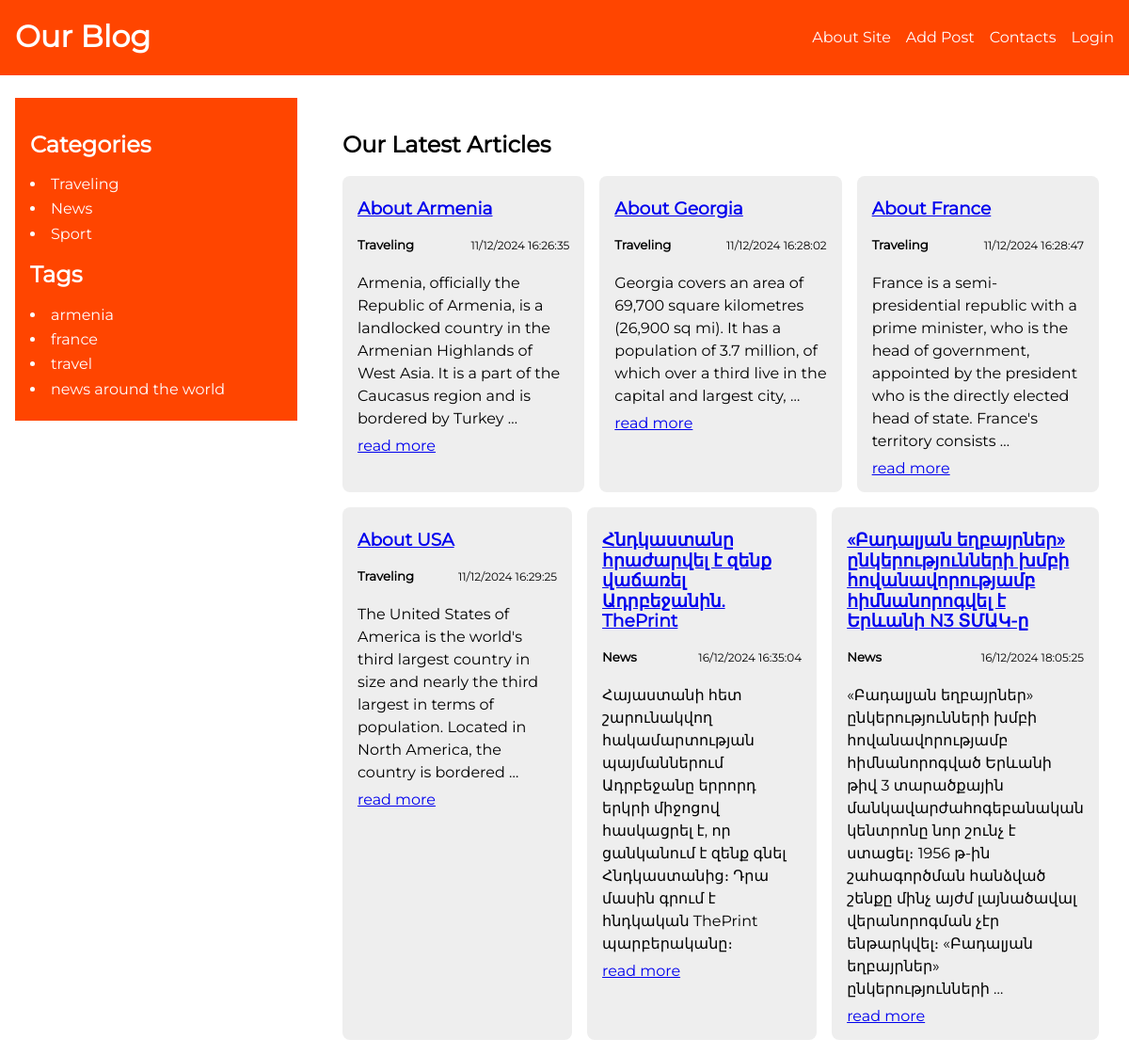
The page / on the database its author committed.
### blog/models.py (models this page shows, shortened)
class Category(models.Model):
	name = models.CharField(max_length=255, db_index=True)
	slug = models.SlugField(max_length=255, unique=True, db_index=True)
	def __str__(self):
		return self.name
	def get_absolute_url(self):
		return reverse("category", kwargs={"cat_slug": self.slug})

class ArticleTags(models.Model):
	tag = models.CharField(max_length=255, db_index=True)
	slug = models.SlugField(max_length=255, unique=True, db_index=True)
	def get_absolute_url(self):
		return reverse("tag", kwargs={"tag_slug": self.slug})

class Article(models.Model):
	class Status(models.IntegerChoices):
		DRAFT = 0, "Draft"
		PUBLISHED = 1, "Published"
	title = models.CharField(max_length=255)
	slug = models.SlugField(max_length=255, unique=True, db_index=True, null=True)
	content = models.TextField(blank=True)
	time_create = models.DateTimeField(auto_now_add=True)
	time_update = models.DateTimeField(auto_now=True)
	is_published = models.BooleanField(choices=Status.choices, default=Status.PUBLISHED)
	category = models.ForeignKey("Category", on_delete=models.CASCADE, related_name="items")
	tags = models.ManyToManyField("ArticleTags", blank=True, related_name="tags")
	adv = models.OneToOneField("Adv", on_delete=models.SET_NULL, related_name="adv", null=True, blank=True)
	objects = models.Manager()
	published = ArticleManager()
	def get_absolute_url(self):
		return reverse("article", kwargs={"article_slug": self.slug})
	class Meta:
		ordering = ["time_create"]
		indexes = [
			models.Index(fields=["time_create"])
		]

### blog/views.py (the view)
# urls.py: path("", views.index, name="index"),
def index(request):
	articles = Article.published.all()
	return render(request, "blog/home.html", {"articles": articles})

### blog/context.py (called while the page is built)
def menu_context(request):
	return {
		"menu": [
			{
				"link_title": "About Site",
				"link_url": "about"
			},
			{
				"link_title": "Add Post",
				"link_url": "add_post"
			},
			{
				"link_title": "Contacts",
				"link_url": "contacts"
			},
			{
				"link_title": "Login",
				"link_url": "login"
			},
		],
	}

### blog/models.py (called while the page is built)
	def get_queryset(self):
		return super().get_queryset().filter(is_published=Article.Status.PUBLISHED)

### blog/templatetags/blog_tags.py (called while the page is built)
@register.inclusion_tag("blog/includes/categories.html")
def show_categories(cat_selected=0):
	cats = Category.objects.all()
	return {"cats": cats, "cat_selected": cat_selected}

@register.inclusion_tag("blog/includes/tags.html")
def show_tags():
	return {"tags": ArticleTags.objects.all()}

### blog/templates/blog/home.html
{% extends "base.html" %}
{% block latest_articles %}
    <div class="articles__with__block__title">
        <h2>Our Latest Articles</h2>
        <div class="latest_articles">
            {% for item in articles %}
                <div class="latest_articles__item">
                    <h3>
                        <a href="{{ item.get_absolute_url }}">{{item.title}}</a>
                    </h3>
                    <div class="item__cat__date">
                        <h5>{{item.category}}</h5>
                        <p>{{item.time_create|date:"d/m/Y H:i:s"}}</p>
                    </div>
                    <p>{{item.content|linebreaksbr|truncatewords:30}}</p>
                    <a href="{{ item.get_absolute_url }}">read more</a>
                </div>
            {% endfor %}
        </div>
    </div>
{% endblock %}

### blog/templates/blog/includes/categories.html
<h2>Categories</h2>
<ul class="categories">
    {% for cat in cats %}
        {% if cat.id == cat_selected %}
            <li class="active_cat">{{cat.name}}</li>
        {% else %}
            <li>
                <a class="category_item" href="{{ cat.get_absolute_url }}">{{cat.name}}</a>
            </li>
        {% endif %}
    {% endfor %}
</ul>

### blog/templates/blog/includes/tags.html
{% if tags %}
<h2>Tags</h2>
<ul class="tags">
    {% for tag in tags %}
    <li>
        <a class="category_item" href="{{ tag.get_absolute_url }}">{{tag.tag}}</a>
    </li>
    {% endfor %}
</ul>
{% endif %}

### blog/static/blog/css/style.css (style rules this page uses)
* { box-sizing: border-box; }
html { line-height: 1.15; -webkit-text-size-adjust: 100%; }
body { margin: 0; }
a { background-color: transparent; }
ul { padding: 0; }
body { font-family: "m-regular", arial, serif; }

### rows shown on the page
Category: name "Traveling"
Category: name "News"
Category: name "Sport"
ArticleTags: tag "armenia"
ArticleTags: tag "france"
ArticleTags: tag "travel"
ArticleTags: tag "news around the world"
Article: title "About Armenia", category "Traveling", time_create "11/12/2024 16:26:35", content "Armenia, officially the Republic of Armenia, is a landlocked country in the Armenian Highlands of West Asia. It is a part of the Caucasus region and is bordered by Turkey …"
Article: title "About Georgia", category "Traveling", time_create "11/12/2024 16:28:02", content "Georgia covers an area of 69,700 square kilometres (26,900 sq mi). It has a population of 3.7 million, of which over a third live in the capital and largest city, …"
Article: title "About France", category "Traveling", time_create "11/12/2024 16:28:47", content "France is a semi-presidential republic with a prime minister, who is the head of government, appointed by the president who is the directly elected head of state. France's territory consists …"
Article: title "About USA", category "Traveling", time_create "11/12/2024 16:29:25", content "The United States of America is the world's third largest country in size and nearly the third largest in terms of population. Located in North America, the country is bordered …"
Article: title "Հնդկաստանը հրաժարվել է զենք վաճառել Ադրբեջանին. ThePrint", category "News", time_create "16/12/2024 16:35:04", content "Հայաստանի հետ շարունակվող հակամարտության պայմաններում Ադրբեջանը երրորդ երկրի միջոցով հասկացրել է, որ ցանկանում է զենք գնել Հնդկաստանից։ Դրա մասին գրում է հնդկական ThePrint պարբերականը։"
Article: title "«Բադալյան եղբայրներ» ընկերությունների խմբի հովանավորությամբ հիմնանորոգվել է Երևանի N3 ՏՄԱԿ-ը", category "News", time_create "16/12/2024 18:05:25", content "«Բադալյան եղբայրներ» ընկերությունների խմբի հովանավորությամբ հիմնանորոգված Երևանի թիվ 3 տարածքային մանկավարժահոգեբանական կենտրոնը նոր շունչ է ստացել։ 1956 թ-ին շահագործման հանձված շենքը մինչ այժմ լայնածավալ վերանորոգման չէր ենթարկվել։ «Բադալյան եղբայրներ» ընկերությունների …"

### other values the page prints
{{ m.link_title }} "About Site" "Add Post" "Contacts" "Login"
